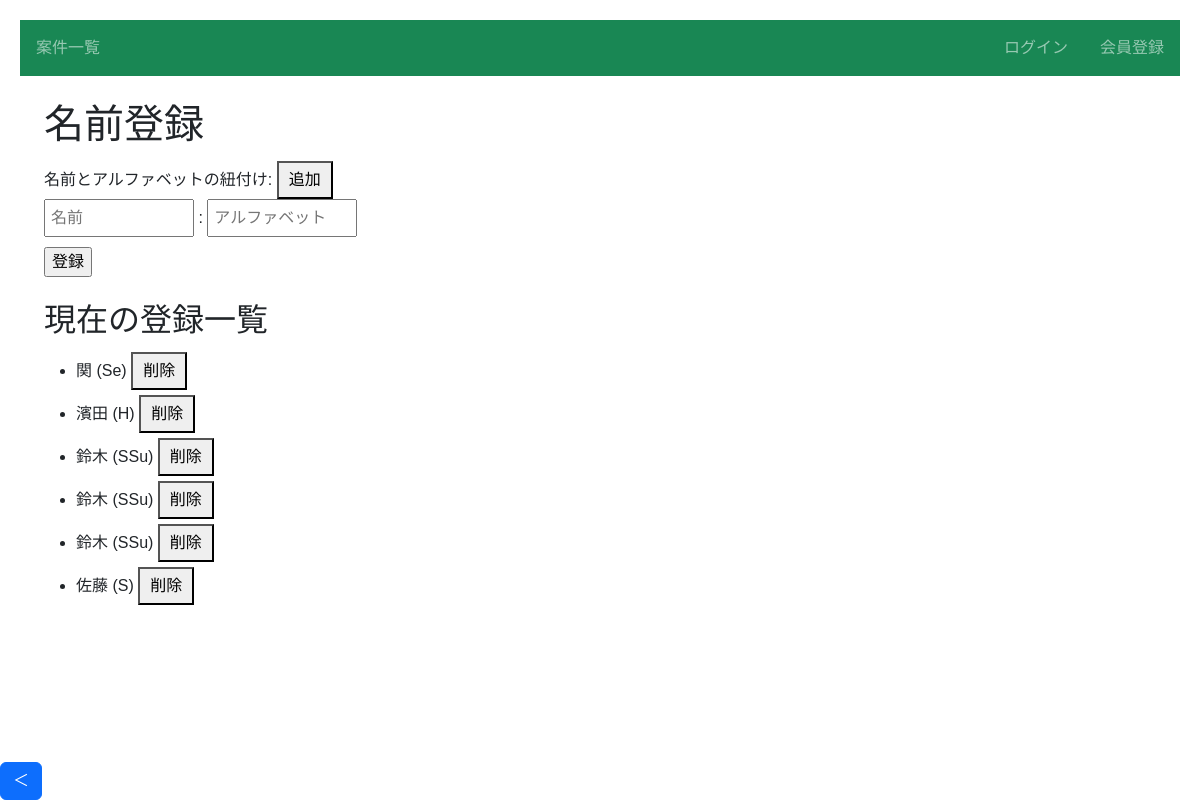
Before: /article/4/names/ with the older database file.
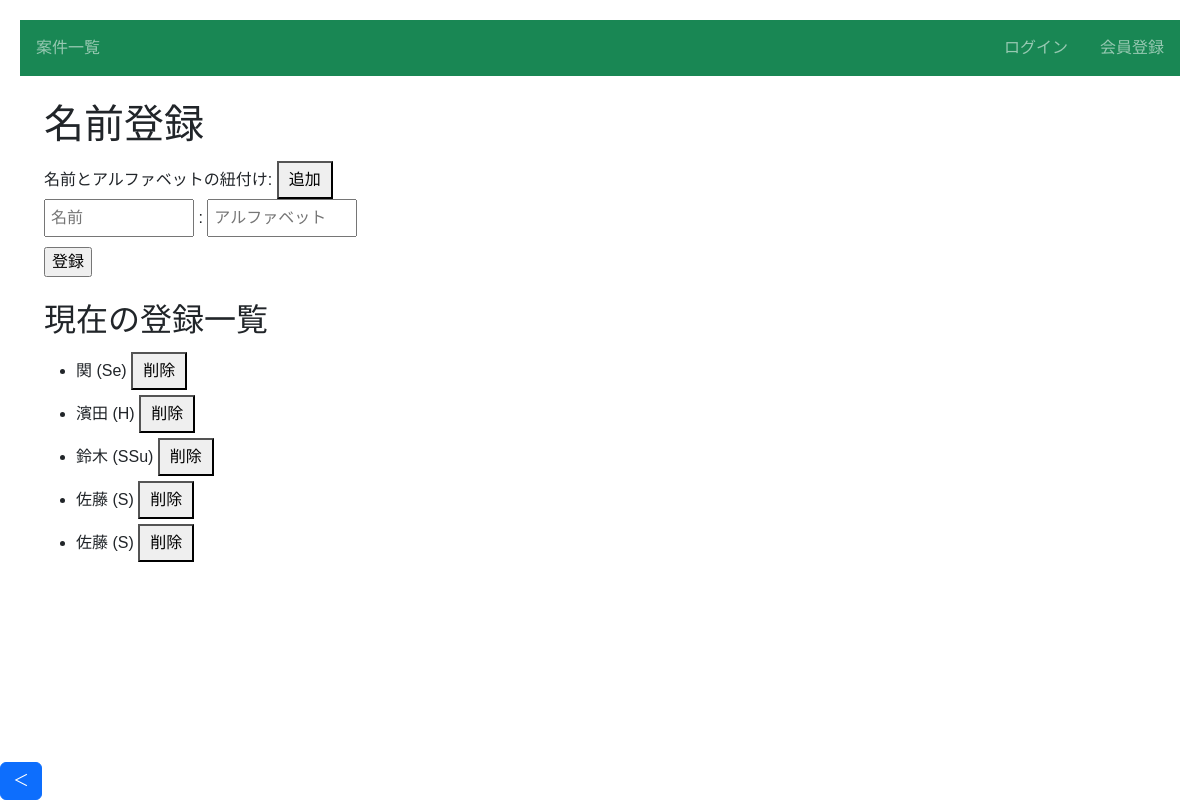
After: the same page with the newer database file.
### infra/models.py (models this page shows, shortened)
class NameEntry(models.Model):
    name = models.CharField(max_length=50)
    alphabet_regex = RegexValidator(regex=r"[A-Za-z]+")
    alphabet = models.CharField(max_length=50, validators=[alphabet_regex])
    article = models.ForeignKey(Article, on_delete=models.CASCADE, null=True, blank=True)

### infra/views.py (the view, shortened to what this page needs)
# urls.py: path('article/<int:article_pk>/names/', views.names_list, name='names-list'),# 名前とアルファベットの紐付け
def names_list(request, article_pk):
    alphabet_list = request.POST.getlist("name_alphabet")
    name_entries = NameEntry.objects.filter(article=article_pk)
    return render(request, 'names_list.html', {'article_pk': article_pk, "form": NameEntryForm(), 'name_entries': name_entries})

### infra/forms.py
class NameEntryForm(forms.ModelForm):
    class Meta:
        model = NameEntry
        fields = ['name', 'alphabet', 'article']

### templates/names_list.html (shortened to what this page needs)
{% extends 'base.html' %}
{% block h1 %}名前登録{% endblock %}
{% block content %}
    <form action="" method="post">
        <div class="form-number-section">
            <label>名前とアルファベットの紐付け:</label>
            <button type="button" onclick="addSerialEntry()">追加</button>
            <div id="name-entries" class="entries">
                <div class="entry">
                    <input type="name" placeholder="名前" name="name_alphabet"> : <input type="alphabet" placeholder="アルファベット" min="1" name="name_alphabet">
                </div>
            </div>
        </div>
        <input type="submit" value="登録">
    </form>
    <h2>現在の登録一覧</h2>
    <ul>
    {% for entry in name_entries %}
        <li>
            {{ entry.name }} ({{ entry.alphabet }})
            <form action="{% url 'delete_name_entry' entry.id %}" method="post" style="display:inline;">
                <button type="submit">削除</button>
            </form>
        </li>
    {% empty %}
        <p>登録されている名前がありません。</p>
    {% endfor %}
    </ul>
{% endblock %}

### templates/base.html (shortened to what this page needs)
{% load static %}
<!doctype html>
<html lang="ja">
  <head>
    <link href="https://cdn.jsdelivr.net/npm/bootstrap@5.3.0/dist/css/bootstrap.min.css" rel="stylesheet">
    <link rel="stylesheet" type="text/css" href="{% static 'infra/css/style.css' %}">
    <link href="https://cdn.datatables.net/2.0.3/css/dataTables.dataTables.css" rel="stylesheet"/>
    <link href="https://cdn.datatables.net/fixedcolumns/5.0.0/css/fixedColumns.dataTables.css" rel="stylesheet"/>
    <link href="https://cdn.datatables.net/rowreorder/1.5.0/css/rowReorder.dataTables.css" rel="stylesheet"/>
  </head>
  <body>
    <nav class="navbar navbar-dark bg-success sticky-top">
      <div class="navbar-nav d-flex flex-row">
        <a class="nav-link mx-3" href="{% url 'list-article' %}">案件一覧</a>
      </div>
      <div class="navbar-nav d-flex flex-row">
      {% if request.user.is_authenticated %}
        <a class="nav-link mx-3" href="{% url 'accounts:logout' %}">ログアウト</a>
        {% if user.is_superuser %}
        <a class="nav-link mx-3" href="/admin/">管理画面</a>
        {% endif %}
      {% else %}
          <a class="nav-link mx-3" href="{% url 'accounts:login' %}">ログイン</a>
          <a class="nav-link mx-3" href="{% url 'accounts:signup' %}">会員登録</a>
        {% endif %}
      </div>
    </nav>
    <div class='p-4'>
    <h1>{% block h1 %}{% endblock %}</h1>
    {% block content %}{% endblock content %}
    </div>
  </body>
  <div class="sidebar">
    <div class="sidebar-toggle">
      <button class="btn btn-primary">＜</button>
    </div>
  </div>
</html>

### infra/static/infra/css/style.css (style rules this page uses)
a { text-decoration: none; }
.sidebar { position: absolute; padding-top: 0; top: 56px; left: -300px; width: 300px; height: 100%; background-color: #f8f9fa; color: #333; width: 200px; z-index: 1000; transition:0.2s }
.sidebar-toggle { position:fixed; bottom:0; left:0; z-index:2000; }

### templates/names_list.html (style rules this page uses)
body { font-family: Arial, sans-serif; margin: 20px; }
.form-section input, .form-section select, .form-number-section input, .form-number-section select { width: 150px; padding: 5px; margin-bottom: 10px; }
.form-number-section { align-items: center; gap: 10px; }
.form-number-section .entries .entry { display: inline-block; margin-right: 10px; white-space: nowrap; gap: 10px; }
button { margin-top: 5px; padding: 5px 10px; cursor: pointer; }

Changed rows visible on the page:
removed NameEntry: name "鈴木", alphabet "SSu"
removed NameEntry: name "鈴木", alphabet "SSu"
added NameEntry: name "佐藤", alphabet "S"
